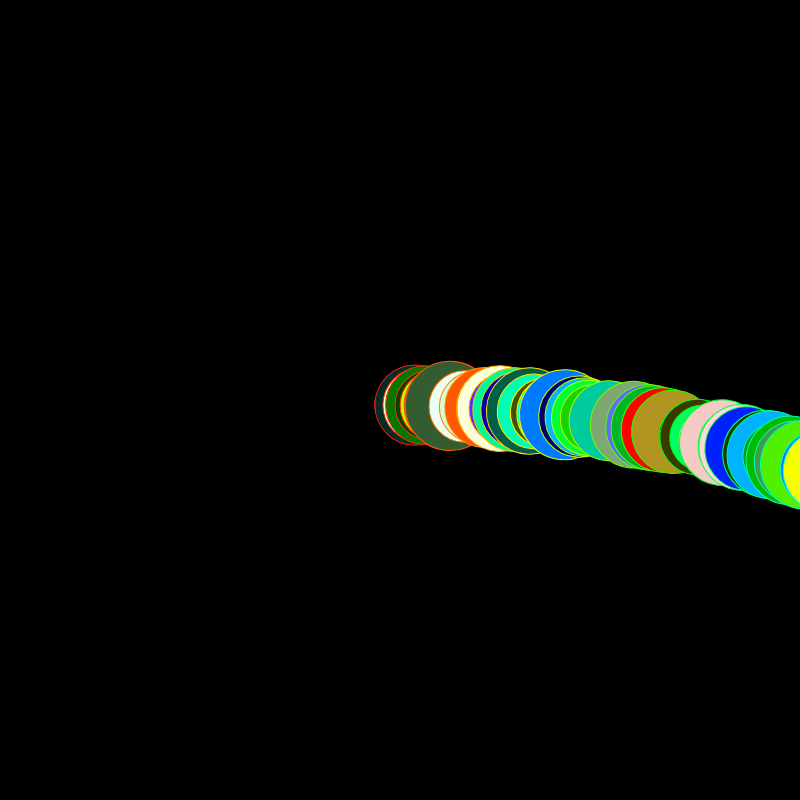
Frame 1 (no input)
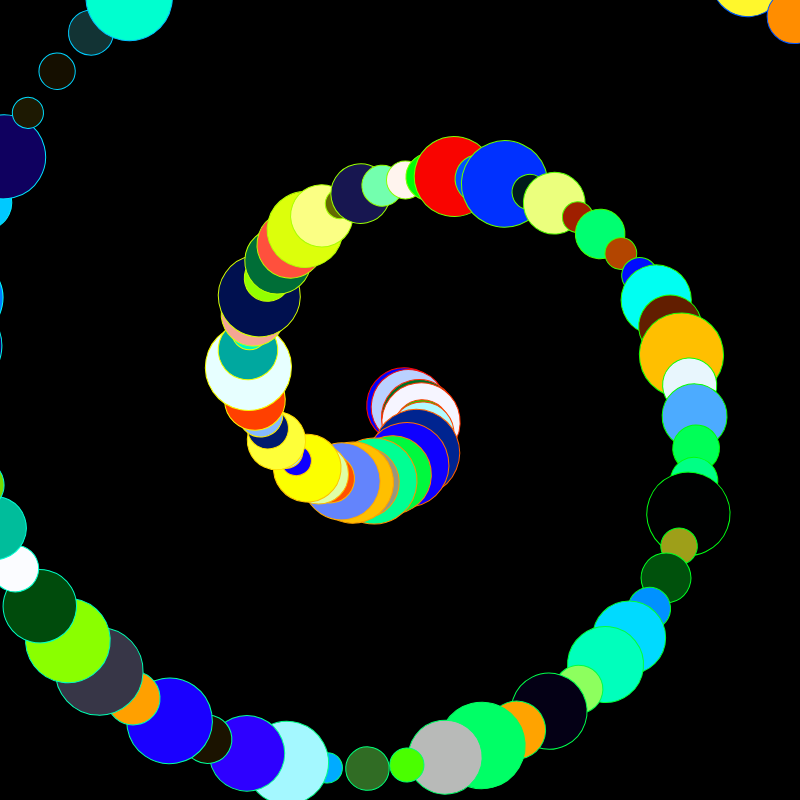
Frame 60 (no input)
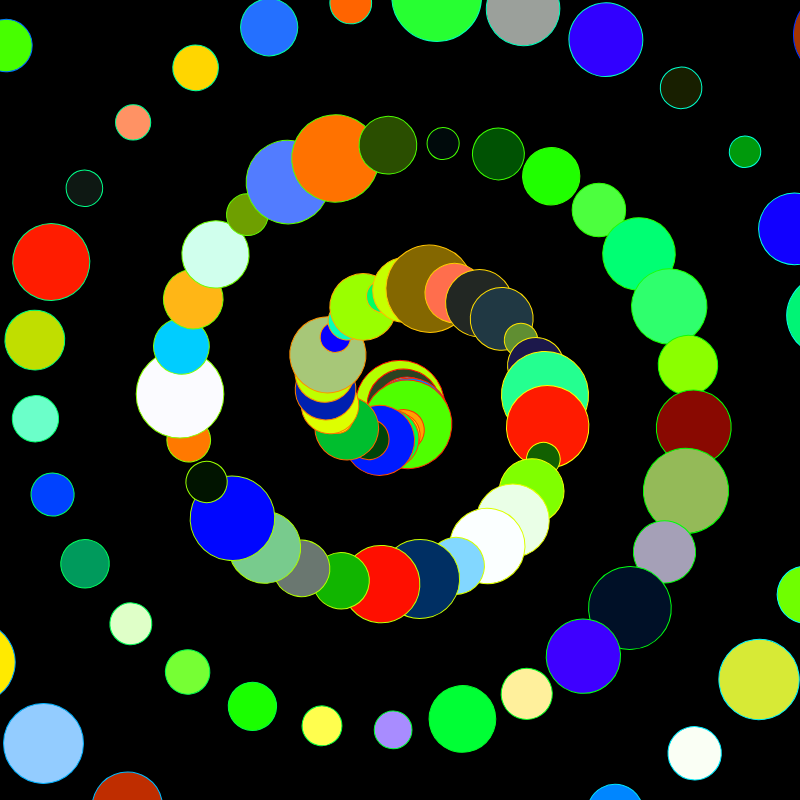
Frame 120 (the mouse pressed at the canvas centre since frame 60)

The p5.js sketch that drew these frames (run headless with seeded random() and noise() and a simulated clock; from frame 60 on, the mouse is pressed at the canvas centre):

// p5.js sketch
// ── sketch.js
//DM3008 Generative Art
//Week 4
//Portfolio Submission

var magnify = 5000; // how big we want the rose to be
var rotation = 180;
var radius = 60;
var elements = 140; // no. of elements to draw

function setup() {
  createCanvas(800, 800);
  rectMode(CENTER);
  colorMode(HSB);
}
 
function draw() {
  background(0);
    
  radius = map(frameCount - .001, 0, width, 0, 10);
  rotation = map(frameCount / .05, 0, height, 0, 10);
  
  var spacing = 1/elements; // how far apart each 'node' will be
  translate(width*0.5, height*0.5); // translate the whole sketch to the centre of the screen
  
  for (var i = 0; i < elements ;i++) {
      stroke(i*2, 255, 255);
      fill(random(0, 255), random(0, 255), random(0, 255));
      
      push();
      rotate(spacing * i * rotation);
      //translate(sin(spacing*i*radius) * magnify, 100); 
      translate(i *5 ,5);
      circle(0, 0, random(30, 90), random(10, 50));
      pop(); // pop() restores the saved position so the next circle starts from the centre again

  }
}

//What I find interesting about this code is how a spiral comes out of just two simple instructions repeated in a loop: rotate a little more, then move a little further out. Each circle is turned by a slightly bigger angle and pushed 5 pixels further from the centre than the one before. Together, those small steps build the spiral shape without me ever drawing it directly. Because the rotation value grows with frameCount, the spiral keeps winding tighter over time, so the sketch animates by itself without any extra animation code. push() and pop() are also important, because they let every circle start fresh from the centre, which keeps the pattern even. Finally, the random fill colours and sizes make it flicker and feel alive. The outline colours, on the other hand, follow a smooth rainbow along the spiral, so it mixes order and randomness in an interesting way.
